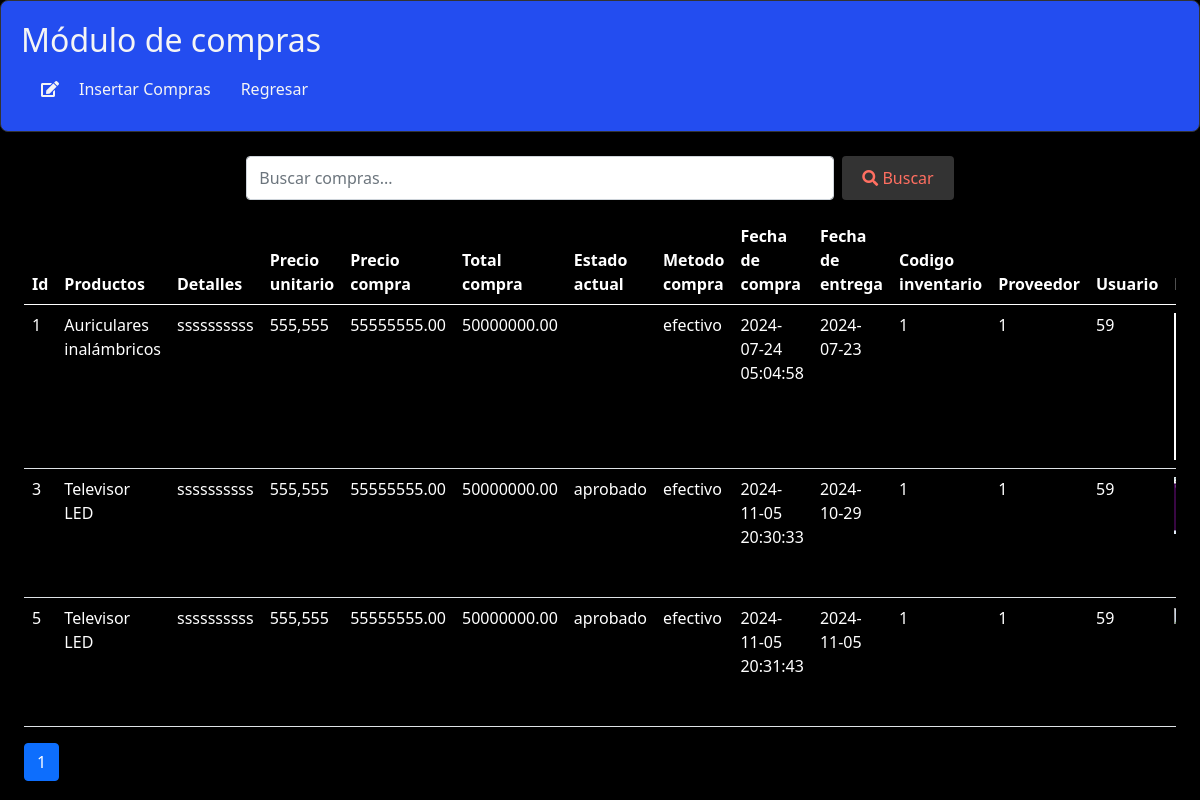
Screenshot of /Views/Shopping/create.php (signed in) with the database file from the repository.
### tables this page shows
CREATE TABLE `compras` (
  `id_compra` int(11) NOT NULL,
  `productos_comprados` varchar(255) NOT NULL,
  `detalles_productos` text NOT NULL,
  `precio_unitario` decimal(10,2) DEFAULT NULL,
  `precio_compra` decimal(10,2) DEFAULT NULL,
  `total_compra` decimal(10,2) DEFAULT NULL,
  `estado_actual` enum('aprobado','pediente','finalizado') NOT NULL,
  `metodo_pago` varchar(50) NOT NULL,
  `fecha_compra` datetime NOT NULL DEFAULT current_timestamp(),
  `fecha_entrega` date NOT NULL DEFAULT current_timestamp(),
  `codigo_inventario` int(11) DEFAULT NULL,
  `id_proveedor` int(11) DEFAULT NULL,
  `id_usuario` int(11) DEFAULT NULL,
  `factura` varchar(255) NOT NULL
);

### Views/Shopping/create.php (the view, shortened to what this page needs)
<?php
$mysqli = mysqli_connect(db_host, db_username, db_password, db_dbname);
mysqli_set_charset($mysqli, 'utf8');
$registros_por_pagina = 10;
$página_actual = isset($_GET['page']) ? (int)$_GET['page'] : 1;
$total_registros_query = "SELECT COUNT(*) AS total FROM   compras";
$total_resultados = $mysqli->query($total_registros_query);
$total_registros = $total_resultados->fetch_assoc()['total'];
$total_paginas = ceil($total_registros / $registros_por_pagina);
        $consulta = "SELECT * FROM productos ORDER BY id_producto";
$searchQuery = isset($_GET['search-query']) ? $_GET['search-query'] : '';
if (!empty($searchQuery)) {
    $consulta = "SELECT * FROM  compras WHERE
                 productos_comprados LIKE '%$searchQuery%' OR
                  detalles_productos LIKE '%$searchQuery%' OR
                 estado_actual LIKE '%$searchQuery%'
                 ORDER BY id_compra";
} else {
    $consulta = "SELECT * FROM  compras ORDER BY id_compra";
}
$resultados = $mysqli->query($consulta);
?>
<!DOCTYPE html>
    <html lang="es">
    <head>
        <link href="https://cdn.jsdelivr.net/npm/bootstrap@5.0.2/dist/css/bootstrap.min.css" rel="stylesheet"
>
        <link href="https://cdnjs.cloudflare.com/ajax/libs/font-awesome/5.15.3/css/all.min.css" rel="stylesheet">
    </head>
    <body>
</head>
<body>
    <div class="panel">
        <div class="column">
            <h2>Módulo de compras</h2>
            <ul class="nav">
                <li><i class="fas fa-edit icon"></i><a href='insert.php?da=Shopping-2'>Insertar Compras</a></li>
                <li class="nav-item">
                <a class="nav-link" href="/OptimizationPRO/app/main.php">
                                 Regresar
                            </a>
                        </li>
            </ul>
        </div>
    </div>
    <br>
<div class="container-fluid">
    <form method="GET" class="d-flex justify-content-center mb-3">
        <input type="text" name="search-query" class="form-control w-50 me-2"
               placeholder="Buscar compras..." value="<?php echo htmlspecialchars($searchQuery); ?>">
        <button type="submit" class="btn btn-primary">
            <i class="fas fa-search"></i> Buscar
        </button>
    </form>
    <div class="container-fluid">
    <div class="table-container">
        <div class="table-responsive">
            <table class="table table-striped">
                <thead class="thead-light">
                <tr>
            <tr>
                <th scope="col">Id</th>
                <th scope="col">Productos</th>
                <th scope="col">Detalles</th>
                <th scope="col">Precio unitario</th>
                <th scope="col">Precio compra</th>
                <th scope="col">Total compra</th>
                <th scope="col">Estado actual</th>
                <th scope="col">Metodo compra</th>
                <th scope="col">Fecha de compra</th>
                <th scope="col">Fecha de entrega</th>
                <th scope="col">Codigo inventario</th>
                <th scope="col">Proveedor</th>
                <th scope="col">Usuario</th>
                <th scope="col">Factura</th>
            </tr>
        </thead>
        <tbody>
        <?php while ($compra = $resultados->fetch_assoc()): ?>
            <tr>
                <td><?php echo htmlspecialchars($compra['id_compra']); ?></td>
                <td><?php echo htmlspecialchars($compra['productos_comprados']); ?></td>
                <td><?php echo htmlspecialchars($compra['detalles_productos']); ?></td>
                <td><?php echo number_format($compra['precio_unitario']); ?></td>
                <td><?php echo htmlspecialchars($compra['precio_compra']); ?></td>
                <td><?php echo htmlspecialchars($compra['total_compra']); ?></td>
                <td><?php echo htmlspecialchars($compra['estado_actual']); ?></td>
                <td><?php echo htmlspecialchars($compra['metodo_pago']); ?></td>
                <td><?php echo htmlspecialchars($compra['fecha_compra']); ?></td>
                <td><?php echo htmlspecialchars($compra['fecha_entrega']); ?></td>
                <td><?php echo htmlspecialchars($compra['codigo_inventario']); ?></td>
                <td><?php echo htmlspecialchars($compra['id_proveedor']); ?></td>
                <td><?php echo htmlspecialchars($compra['id_usuario']); ?></td>
                <td>
                </td>
                    </tr>
                <?php endwhile; ?>
            </tbody>
        </table>
    </div>
</div>
 <nav>
        <ul class="pagination">
            <?php for ($i = 1; $i <= $total_paginas; $i++): ?>
                <li class="page-item <?= ($i == $página_actual) ? 'active' : '' ?>">
                    <a class="page-link" href="?page=<?= $i ?>"><?= $i ?></a>
                </li>
            <?php endfor; ?>
        </ul>
    </nav>
</div>
</body>
</html>

### Views/Shopping/create.php (style rules this page uses)
body { background-color: #000; color: #f5f5f5; }
.table th, .table td { color: #fff; }
.panel { display: flex; justify-content: space-between; border: 1px solid #333; padding: 20px; border-radius: 8px; background-color: #234DF0; }
.column { width: 48%; }
h2 { color: whitesmoke; }
.nav { display: flex; align-items: center; float: left; margin-left: 20px; }
.nav a { color: whitesmoke; text-decoration: none; padding: 10px; font-size: 16px; margin-left: 10px; }
.btn { display: inline-block; padding: 10px 20px; font-size: 16px; border: none; border-radius: 4px; cursor: pointer; background-color: #333; color: #ff6f61; }

### rows the page displays
compras: id_compra "1", productos_comprados "Auriculares inalámbricos", detalles_productos "ssssssssss", precio_unitario "555,555", precio_compra "55555555.00", total_compra "50000000.00", metodo_pago "efectivo", fecha_compra "2024-07-24 05:04:58", fecha_entrega "2024-07-23", codigo_inventario "1", id_proveedor "1", id_usuario "59"
compras: id_compra "3", productos_comprados "Televisor LED", detalles_productos "ssssssssss", precio_unitario "555,555", precio_compra "55555555.00", total_compra "50000000.00", estado_actual "aprobado", metodo_pago "efectivo", fecha_compra "2024-11-05 20:30:33", fecha_entrega "2024-10-29", codigo_inventario "1", id_proveedor "1", id_usuario "59"
compras: id_compra "5", productos_comprados "Televisor LED", detalles_productos "ssssssssss", precio_unitario "555,555", precio_compra "55555555.00", total_compra "50000000.00", estado_actual "aprobado", metodo_pago "efectivo", fecha_compra "2024-11-05 20:31:43", fecha_entrega "2024-11-05", codigo_inventario "1", id_proveedor "1", id_usuario "59"
